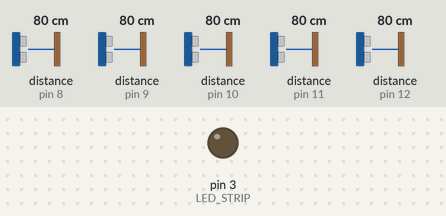
A program run on a simulated Arduino Uno, built with avr-gcc and run on an emulated ATmega328P. Parts: output pins drawn as LEDs (lit = HIGH). Inputs (shaded band) come from the test bench; at power-on: distance to the obstacle (sensors on pin 8, pin 9, pin 10, pin 11, pin 12) 80 cm. The echo pulse lasts 58.3 µs per cm; pins used as bus, display or sensor lines are not drawn.

Above: at 1.2 s.
1.3 s: distance to the obstacle (sensor on pin 8) set to 60 cm
At 1.49 s:
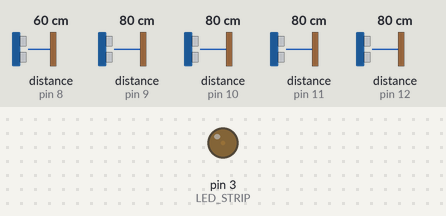
3.0 s: distance to the obstacle (sensor on pin 9) set to 2 cm
At 3.6 s:
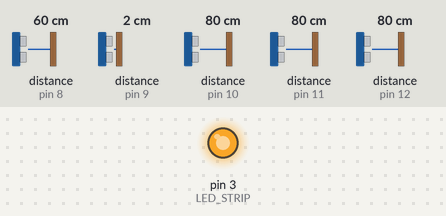
4.7 s: distance to the obstacle (sensor on pin 9) set to 18 cm
At 5.7 s:
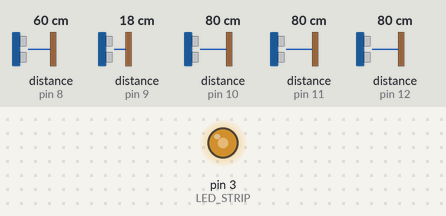
6.4 s: distance to the obstacle (sensor on pin 9) set to 35 cm
At 7.3 s:
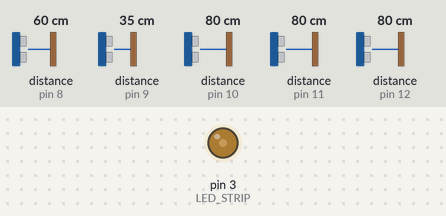
8.1 s: distance to the obstacle (sensor on pin 10) set to 2 cm
At 8.8 s:
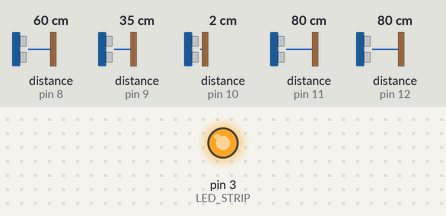
9.7 s: distance to the obstacle (sensor on pin 10) set to 18 cm
At 10.6 s:
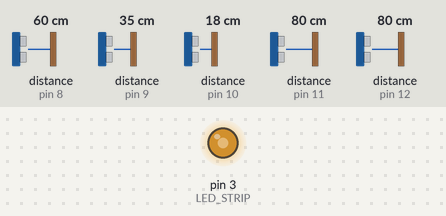
Timing chart, 0 to 12.3 s (numbered marks = the images above; inputs shaded):
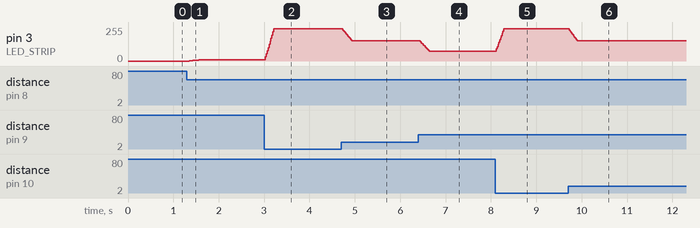

Measured:
- after the input at 1.3 s, pin 3 (LED_STRIP): 0/255 → 8/255 after 0.05 s
- after the input at 3.0 s, pin 3 (LED_STRIP): moves from 8/255 to 242/255 over 0.19 s, starting at once
- after the input at 4.7 s, pin 3 (LED_STRIP): moves from 242/255 to 151/255 over 0.20 s, starting at once
- after the input at 6.4 s, pin 3 (LED_STRIP): moves from 151/255 to 75/255 over 0.21 s, starting at once
- after the input at 8.1 s, pin 3 (LED_STRIP): moves from 75/255 to 242/255 over 0.16 s, starting at once
- after the input at 9.7 s, pin 3 (LED_STRIP): moves from 242/255 to 151/255 over 0.17 s, starting at once

The program:

main.cpp
```cpp
#include <Arduino.h>
#include <math.h>

#define MAX_DISTANCE  70
#define MIN_DISTANCE 3
#define RANGE (MAX_DISTANCE - MIN_DISTANCE)

#define LED_STRIP 3
#define TRIG_PIN 4
#define SENSOR_STARTING_PIN 8
#define N_SENSORS 5 + SENSOR_STARTING_PIN

#define DELAY 80
#define GAMMA 1.75
#define N_READS 10

byte last_reads[N_READS] = {0};
int loop_n = 0;

void setup() {
  // initialize the serial communication:
  Serial.begin(9600);

  // initialize the PINS:
  pinMode(TRIG_PIN, OUTPUT);
  pinMode(LED_STRIP, OUTPUT);
  for (int sensor_pin = SENSOR_STARTING_PIN; sensor_pin < N_SENSORS; sensor_pin++) {
    pinMode(sensor_pin, INPUT);
  }
}

void trigger_pin() {
  digitalWrite(TRIG_PIN, LOW);
  delayMicroseconds(2);
  digitalWrite(TRIG_PIN, HIGH);
  delayMicroseconds(10);
  digitalWrite(TRIG_PIN, LOW);
}

long readUltrasonicDistance() {
  int echo_value = 0;
  int lowest_echo = 0;

  for (int sensor_pin = SENSOR_STARTING_PIN; sensor_pin < N_SENSORS; sensor_pin++) {
    trigger_pin();
    echo_value = pulseIn(sensor_pin, HIGH, 40000ul);
    // Serial.println("echo_value[" + String(sensor_pin) + "] = " + String(echo_value));
    delayMicroseconds(DELAY);
    if (lowest_echo == 0 || (echo_value < lowest_echo && echo_value != 0))
      lowest_echo = echo_value;
  }
  return lowest_echo;
}

byte meanOfLastReads() {
  loop_n++;
  if (loop_n == N_READS) loop_n = 0;
  int soma = 0;
  for (int i = 0; i < N_READS; i++) {
    soma += last_reads[i];
  }
  return soma / N_READS;
}

byte getBrightness(double distancia_cm) {
  double clamped_value = constrain(MAX_DISTANCE - distancia_cm, 0, MAX_DISTANCE);
  double y = powf(clamped_value / MAX_DISTANCE, GAMMA);
  return y * 255.0f + 0.5f;
}

void loop() {
  // Calcula distância uma única vez por loop
  double distancia_cm = 0.01723 * readUltrasonicDistance();
  last_reads[loop_n] = getBrightness(distancia_cm);
  byte brightness = meanOfLastReads();
  analogWrite(LED_STRIP, brightness);

  // Debug no Serial Monitor
  // analogWrite(LED_STRIP, 255);
  // Serial.println("Distância: " + String(distancia_cm) + " cm");
  // Serial.println("Brightness: " + String(brightness));
  // delay(5000);
}
```
